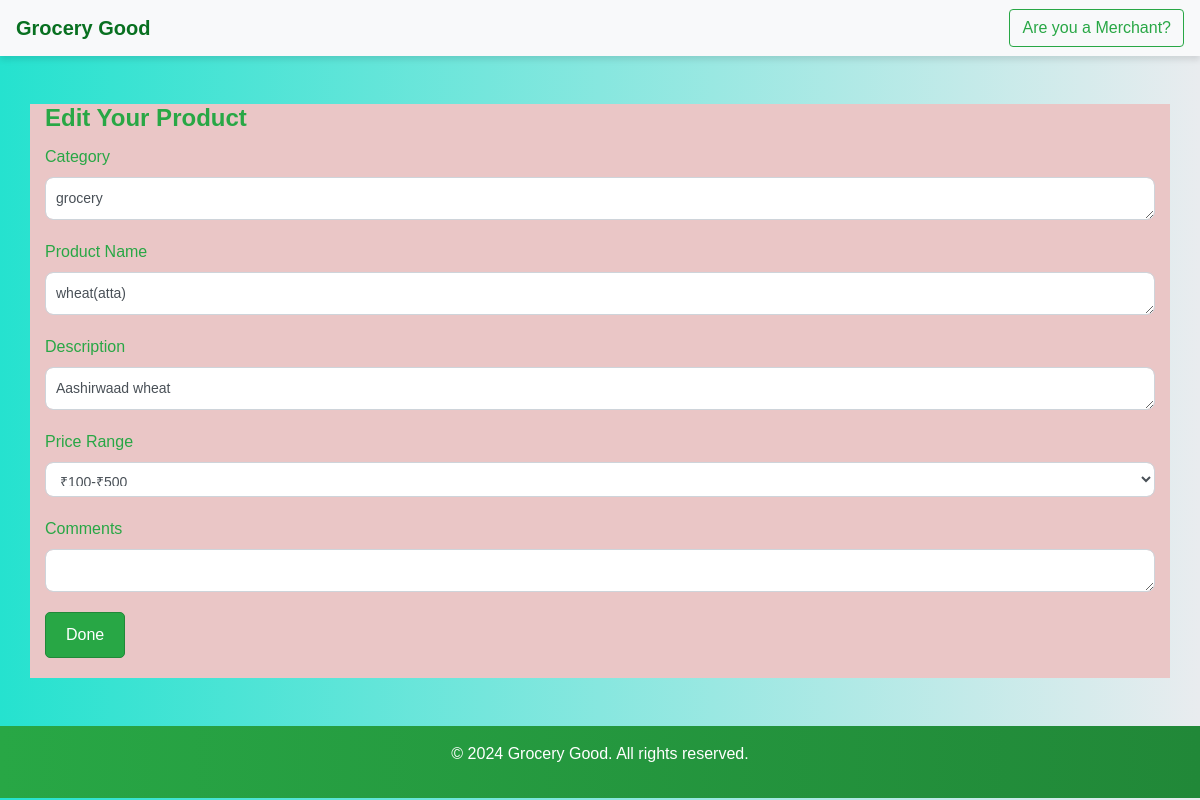
Page /edit/1 (signed in) on the committed database.
### models.py (models this page shows, shortened)
class Product(db.Model):
	pro_id = db.Column(db.Integer, primary_key=True)
	category= db.Column(db.String(50), nullable=False)
	name = db.Column(db.String(100), nullable=False)
	description= db.Column(db.String(250), nullable=True)
	price_range= db.Column(db.String(200), nullable=False)
	comments= db.Column(db.String(200), nullable=True)
	filename = db.Column(db.Text, nullable=False, unique=True)
	username = db.Column(db.String(50), nullable=False)

### application.py (the view, shortened to what this page needs)
@app.route("/edit/<int:pro_id>", methods=["GET", "POST"], endpoint='edit')
@login_required
def edit(pro_id):
	result = Product.query.filter_by(pro_id = pro_id).first()
	return render_template("edit.html", result=result)

### helpers.py (called while the page is built)
def login_required(f):
    @wraps(f)
    def decorated_function(*args, **kwargs):
        if session.get("username") is None:
            return redirect("/")
        return f(*args, **kwargs)
    return decorated_function

### templates/edit.html (shortened to what this page needs)
{% extends "layout.html" %}
{% block body %}
    <nav class="navbar navbar-expand-lg navbar-light" style="background-color: #f8f9fa;">
        <a class="navbar-brand" href="#" style="color: #087020; font-weight: bold;">Grocery Good</a>
        <div class="ml-auto">
            <a class="btn btn-outline-success my-2 my-sm-0" href="{{ url_for('signup') }}">Are you a Merchant?</a>
        </div>
    </nav>
    <div class="container my-5" id="topdiv5">
        <h5 class="card-title">Edit Your Product</h5>
        <form action="{{ url_for('edit', pro_id=result.pro_id) }}" method="POST">
            <div class="form-group">
                <label for="category">Category</label>
                <textarea class="form-control" id="category" rows="1" name="category" required>{{ result.category }}</textarea>
            </div>
            <div class="form-group">
                <label for="pro_name">Product Name</label>
                <textarea class="form-control" id="pro_name" rows="1" name="pro_name" required>{{ result.name }}</textarea>
            </div>
            <div class="form-group">
                <label for="description">Description</label>
                <textarea class="form-control" id="description" rows="1" name="description" required>{{ result.description }}</textarea>
            </div>
            <div class="form-group">
                <label for="price_range">Price Range</label>
                <select class="form-control" name="price_range" id="price_range" required>
                    <option value="₹100-₹500" {% if result.price_range == '₹100-₹500' %}selected{% endif %}>₹100-₹500</option>
                </select>
            </div>
            <div class="form-group">
                <label for="comments">Comments</label>
                <textarea class="form-control" id="comments" rows="1" name="comments" required>{{ result.comments }}</textarea>
            </div>
            <button type="submit" class="btn btn-primary">Done</button>
        </form>
    </div>
    <footer class="text-center py-3" style="background-color: #343a40; color: white;">
        <p>&copy; 2024 Grocery Good. All rights reserved.</p>
    </footer>
{% endblock %}

### static/styles.css (style rules this page uses)
#topdiv4, #topdiv5, #topdiv6 { margin-top: 5%; padding-bottom: 20px; }
#topdiv2, #topdiv5 { background-color: #eac6c6; }

### templates/edit.html (style rules this page uses)
body { background: linear-gradient(to right, #25e2cf, #e9ecef); font-family: Arial, sans-serif; }
.navbar { box-shadow: 0 4px 6px rgba(0, 0, 0, 0.1); }
footer { background: linear-gradient(to right, #28a745, #218838); }
.form-group label { font-size: 16px; font-weight: 500; color: #28a745; }
.form-control { border-radius: 8px; padding: 10px; font-size: 14px; }
.btn-primary { background-color: #28a745; border-color: #218838; padding: 10px 20px; font-size: 16px; border-radius: 5px; }
.container { margin-top: 30px; }
.card-title { color: #28a745; font-size: 24px; font-weight: bold; }
.form-group { margin-bottom: 20px; }

### rows in the picture
Product: category "grocery", pro_name "wheat(atta)", description "Aashirwaad wheat", price_range "₹100-₹500"
